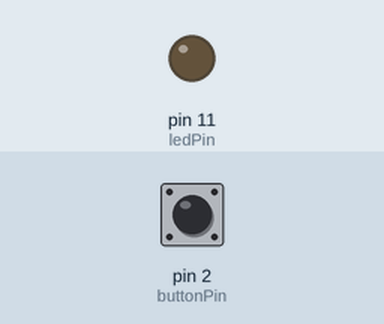
A sketch run on a simulated Arduino Uno, built with avr-gcc and run on an emulated ATmega328P. On the bench: output pins drawn as LEDs (lit = HIGH). Inputs (shaded band) come from the test bench; at power-on: pin 2 (buttonPin) HIGH.

Above: at 1.2 s.
1.3 s: pin 2 (buttonPin) pulled LOW for 0.15 s
At 1.9 s:
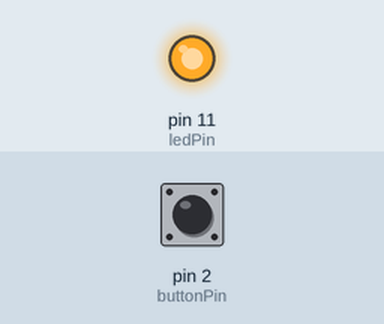
2.9 s: pin 2 (buttonPin) pulled LOW for 1 s
At 3.7 s:
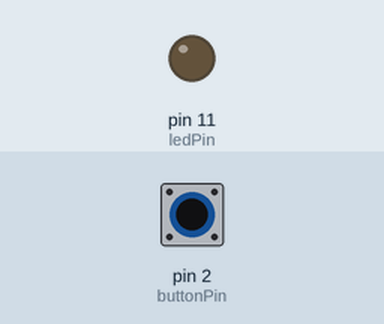
5.4 s: pin 2 (buttonPin) pulled LOW for 3.2 s
At 6.2 s:
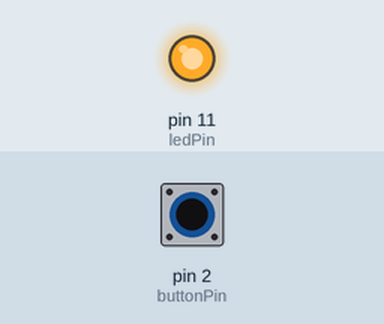
Timing chart, 0 to 8.4 s (numbered marks = the images above; inputs shaded):
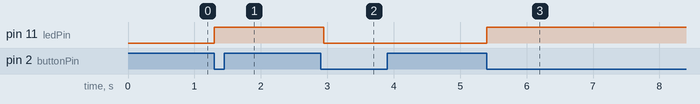

Measured:
- after the input at 1.3 s, pin 11 (ledPin): LOW → HIGH at once
- after the input at 2.9 s, pin 11 (ledPin): HIGH → LOW after 0.05 s
- after the input at 5.4 s, pin 11 (ledPin): LOW → HIGH at once

The sketch:

Button00.ino
```cpp
const int buttonPin = 2;     // 定义按键输入引脚
const int ledPin =  11;     //定义led引脚
int buttonState = 0;        //初始化按键值
boolean led;   //定义led为布尔型（true或false）

void setup() {
  pinMode(ledPin, OUTPUT);    //设置led引脚为输出状态
  pinMode(buttonPin, INPUT_PULLUP); //设置按键引脚为输入状态
}
void loop() {
  buttonState = digitalRead(buttonPin);//从指定的数字引脚读取数值，是高还是低。
  if (buttonState == HIGH)
    //外部下拉，因为这样起始状态为低，
    //只有按下才是高，按下才翻转，否则不按时则会闪烁
  {
    delay(100);                 //短暂延时，防抖
    // delay(1000);             //长按
    // if (buttonState == LOW)  //判断是否还是低
    led = !led;
  }
  else {
    digitalWrite(ledPin, led);
  }
}
```
